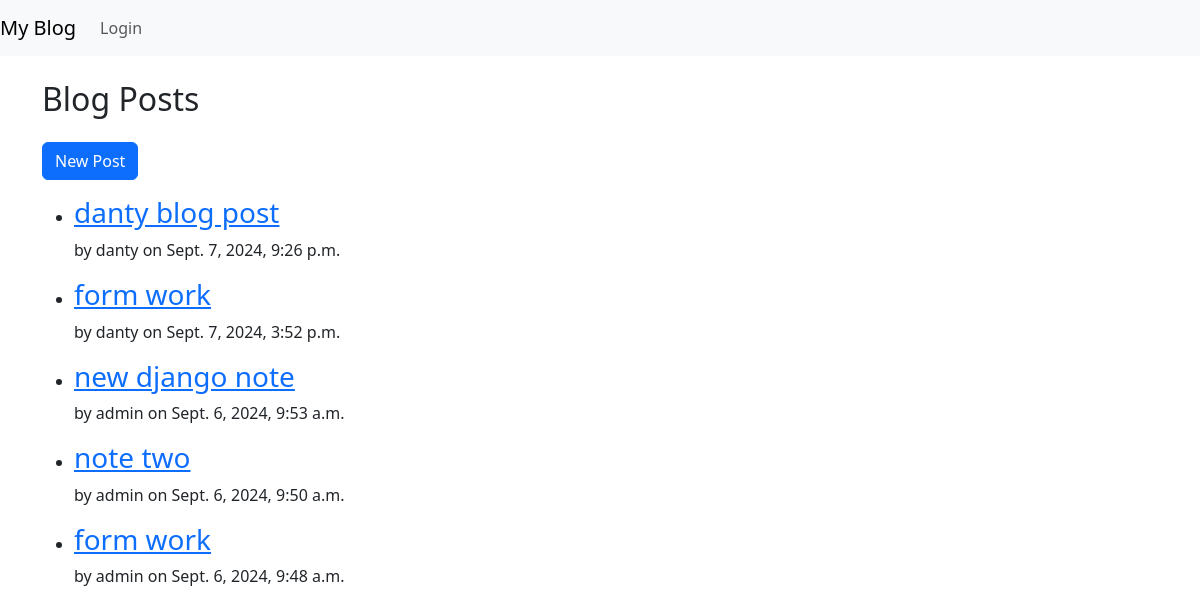
The page / on the database its author committed.
### blog/models.py (models this page shows, shortened)
class Post(models.Model):
    title = models.CharField(max_length=200)
    content = models.TextField()
    author = models.ForeignKey(User, on_delete=models.CASCADE)
    created_at = models.DateTimeField(default=timezone.now)
    updated_at = models.DateTimeField(auto_now=True)

### blog/views.py (the view)
# urls.py: path('', views.post_list, name='post_list'),
def post_list(request):
    posts = Post.objects.all().order_by('-created_at')
    return render(request, 'blog/post_list.html', {'posts': posts})

### blog/templates/blog/post_list.html
{% extends 'base.html' %}
{% block content %}
<h2>Blog Posts</h2>
<a href="{% url 'post_new' %}" class="btn btn-primary my-3">New Post</a>
<ul>
    {% for post in posts %}
        <li>
            <h3><a href="{% url 'post_detail' pk=post.pk %}">{{ post.title }}</a></h3>
            <p>by {{ post.author }} on {{ post.created_at }}</p>
        </li>
    {% endfor %}
</ul>
{% endblock %}

### rows shown on the page
Post: title "danty blog post", author "danty", created_at "Sept. 7, 2024, 9:26 p.m."
Post: title "form work", author "danty", created_at "Sept. 7, 2024, 3:52 p.m."
Post: title "new django note", author "admin", created_at "Sept. 6, 2024, 9:53 a.m."
Post: title "note two", author "admin", created_at "Sept. 6, 2024, 9:50 a.m."
Post: title "form work", author "admin", created_at "Sept. 6, 2024, 9:48 a.m."
